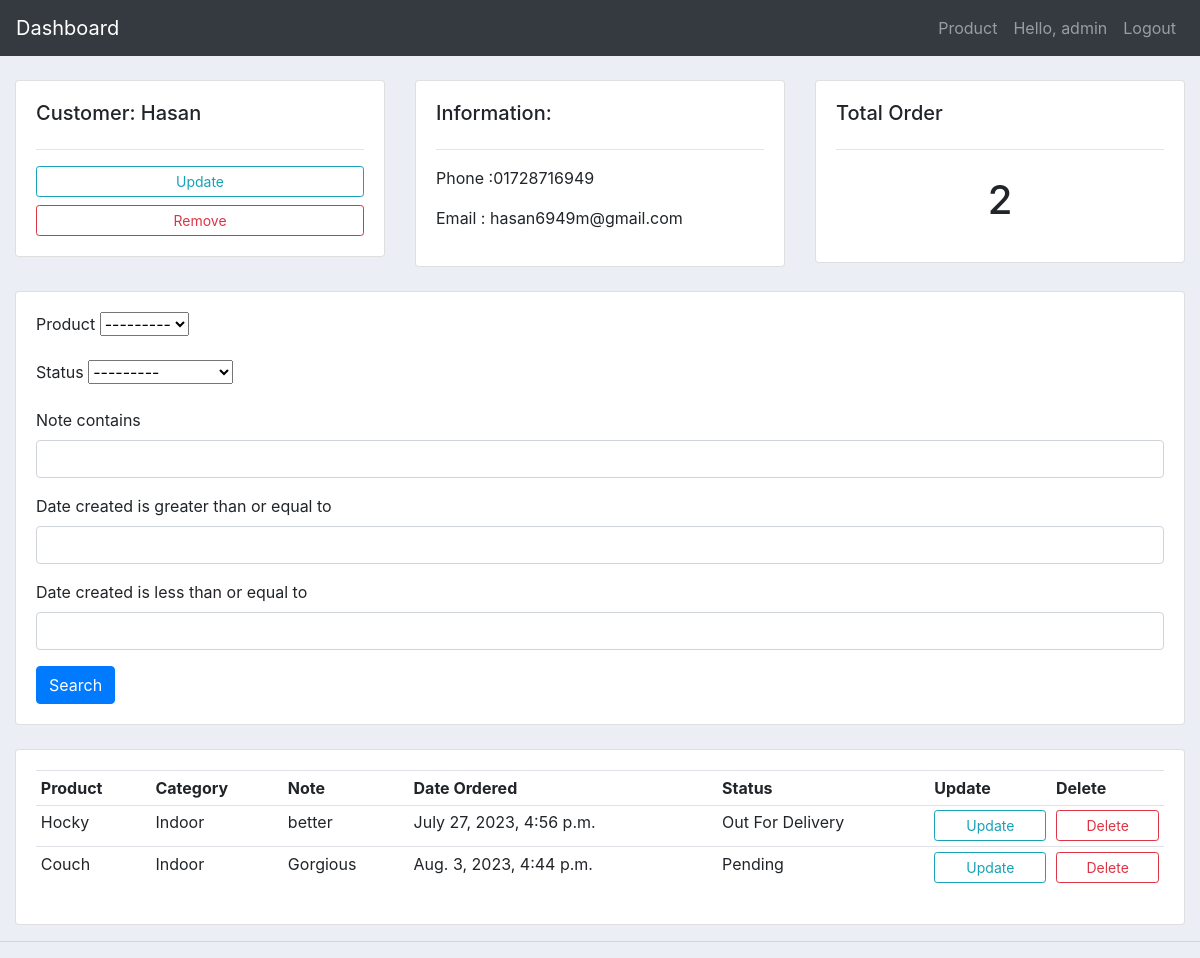
/customer/3/ (signed in), run on an earlier commit of the app's database.
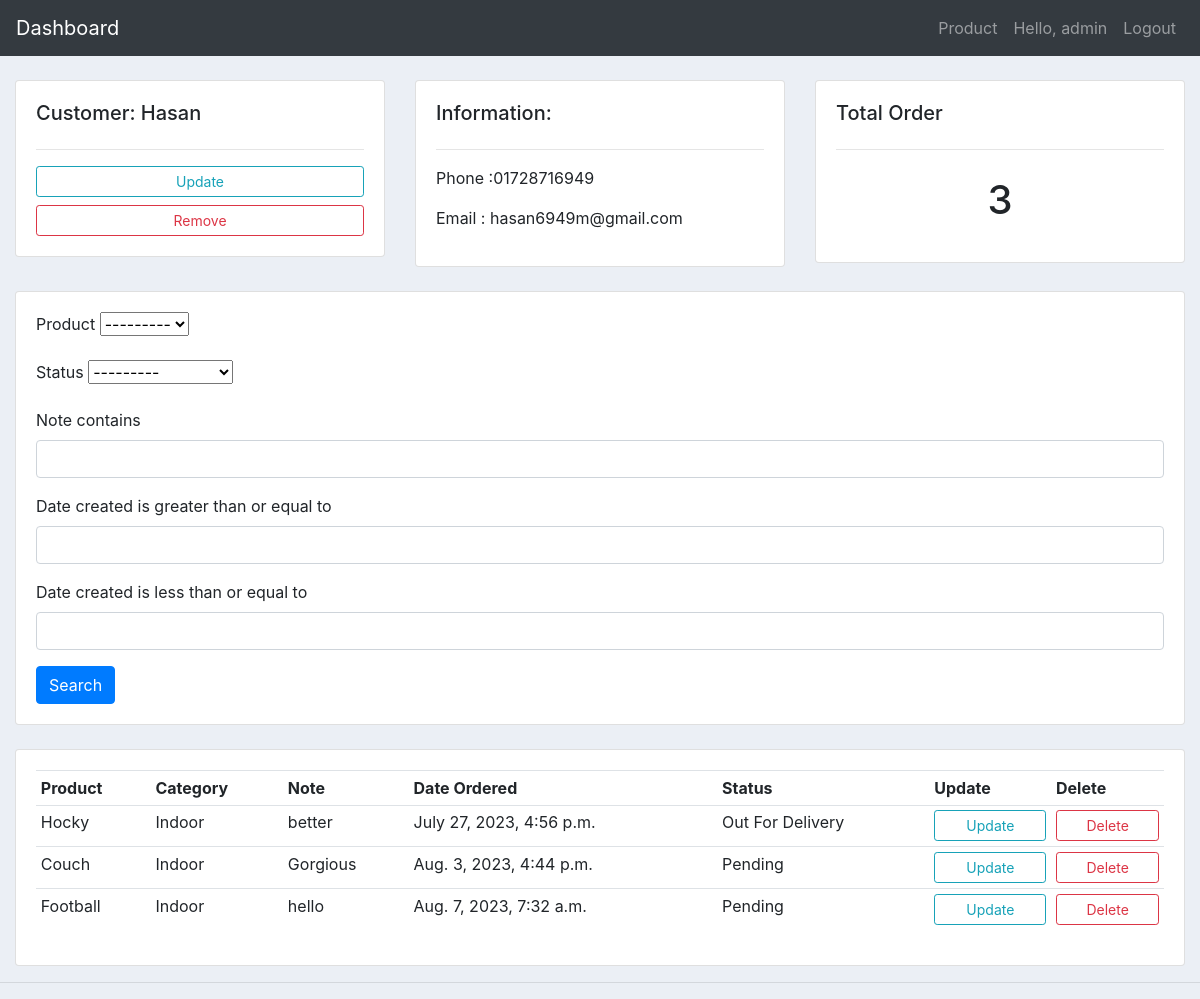
And on a later commit of the database.
### myapp/models.py (models this page shows, shortened)
class Order(models.Model):
    STATUS      = (
                ('Delivered','Delivered'),
                ('Pending','Pending'),
                ('Out For Delivery','Out For Delivery'),
            )
    customer     = models.ForeignKey(Customer, null=True, on_delete=models.SET_NULL)
    product      =  models.ForeignKey(Product, null=True, on_delete=models.SET_NULL)
    status       = models.CharField(max_length=500, null=True, choices=STATUS)
    note         = models.CharField(max_length=5000, null=True)
    date_created = models.DateTimeField(auto_now_add=True, null=True)

class Product(models.Model):
    CATEGORY = (
        ('Indoor', 'Indoor'),
        ('Outdoor', 'Outdoor'),
    )
    name         = models.CharField(max_length=20, null=True)
    price        = models.FloatField(max_length=4, null=True)
    category     = models.CharField(max_length=500, null=True, choices=CATEGORY)
    description  = models.CharField(max_length=300, null=True, blank=True)
    date_created = models.DateTimeField(auto_now_add=True, null=True)
    tags         = models.ManyToManyField(Tag)
    def __str__(self) :
       return self.name

### myapp/views.py (the view)
# urls.py: path('customer/<int:id>/', views.customer, name="customer"),
@login_required(login_url='login')
def customer(request,id):
    customer = Customer.objects.get(id=id)
    orders = customer.order_set.all()
    orderFilter = OrderFilter(request.GET, queryset=orders)
    orders = orderFilter.qs
    context = {'customer':customer,'orders':orders,'orderFilter':orderFilter,}
    return render(request, 'accounts/customer.html',context)

### templates/accounts/customer.html (shortened to what this page needs)
{% extends 'base.html' %}
{% load crispy_forms_tags %}
{% block body %}
<br>
<div class="row">
    <div class="col-md">
        <div class="card card-body">
            <h5>Customer: {{ customer.name }}</h5>
            <hr>
            <a href="" class="btn btn-outline-info btn-sm btn-block">Update</a>
            <a href="" class="btn btn-outline-danger btn-sm btn-block">Remove</a>
        </div>
    </div>
    <div class="col-md">
        <div class="card card-body">
            <h5>Information:</h5>
            <hr>
            <p>Phone :{{ customer.phone }}</p>
            <p>Email : {{ customer.email }}</p>
        </div>
    </div>
    <div class="col-md">
        <div class="card card-body">
            <h5>Total Order</h5>
            <hr>
            <h1 style="text-align: center; padding: 10px;">{{ orders.count }}</h1>
        </div>
    </div>
</div>
<br>
<div class="row">
    <div class="col">
        <div class="card card-body">
            <form method="get">
                {{ orderFilter.form | crispy }}
                <button class="btn btn-primary" type="submit">Search</button>
            </form>
        </div>
    </div>
</div>
<br>
<div class="row">
    <div class="col-md">
        <div class="card card-body">
            <table class="table table-sm">
                <tr>
                    <th>Product</th>
                    <th>Category</th>
                    <th>Note</th>
                    <th>Date Ordered</th>
                    <th>Status</th>
                    <th>Update</th>
                    <th>Delete</th>
                </tr>
                {% for order in orders %}
                <tr>
                    <td>{{ order.product.name }}</td>
                    <td>{{ order.product.category }}</td>
                    <td>{{ order.note }}</td>
                    <td>{{ order.date_created }}</td>
                    <td>{{ order.status }}</td>
                    <td><a href="{% url 'update_order' order.id %}" class="btn btn-outline-info btn-sm btn-block">Update</a></td>
                    <td><a href="{% url 'delete_order' order.id %}" class="btn btn-outline-danger btn-sm btn-block">Delete</a></td>
                </tr>
                {% endfor %}
            </table>
        </div>
    </div>
</div>
{% endblock %}

What changed in the data, as far as the page shows it:
added Order: product.name "Football", product.category "Indoor", note "hello", date_created "Aug. 7, 2023, 7:32 a.m.", status "Pending"
Also different on the page:
{{ orders.count }}: "2" → "3"
